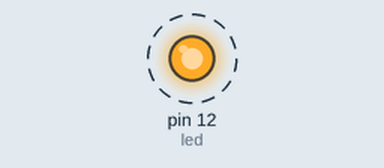
Simulated run of this sketch. Board: Arduino Uno, built with avr-gcc and run on an emulated ATmega328P. On the bench: output pins drawn as LEDs (lit = HIGH). Dashed ring = blinking. What the sketch prints to the serial monitor is not drawn. At 10.0 s the program stops and its outputs stay as they are.

Above: at 0.2 s.
Timing chart, 0 to 3.0 s (numbered marks = the images above):
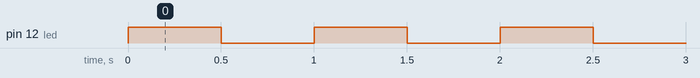

Measured:
- by itself, pin 12 (led): alternates HIGH for 0.50 s and LOW for 0.50 s, 20 changes in all, then stays LOW

The sketch:

blink_ten.ino
```cpp
////////////////////////////////
//Joseph Doyle, UML Spring '19//
//EECE 1070-821 Lab           //
//blink_ten.ino               //
////////////////////////////////

#define led 12

void setup() {
  Serial.begin(9600);
  pinMode(led,OUTPUT);
}

void loop() {
  for(int count=10; count>0; count--){
    Serial.println(count);
    digitalWrite(led,HIGH);
    delay(500);
    digitalWrite(led,LOW);
    delay(500);
  }
  exit(0);
}
```
